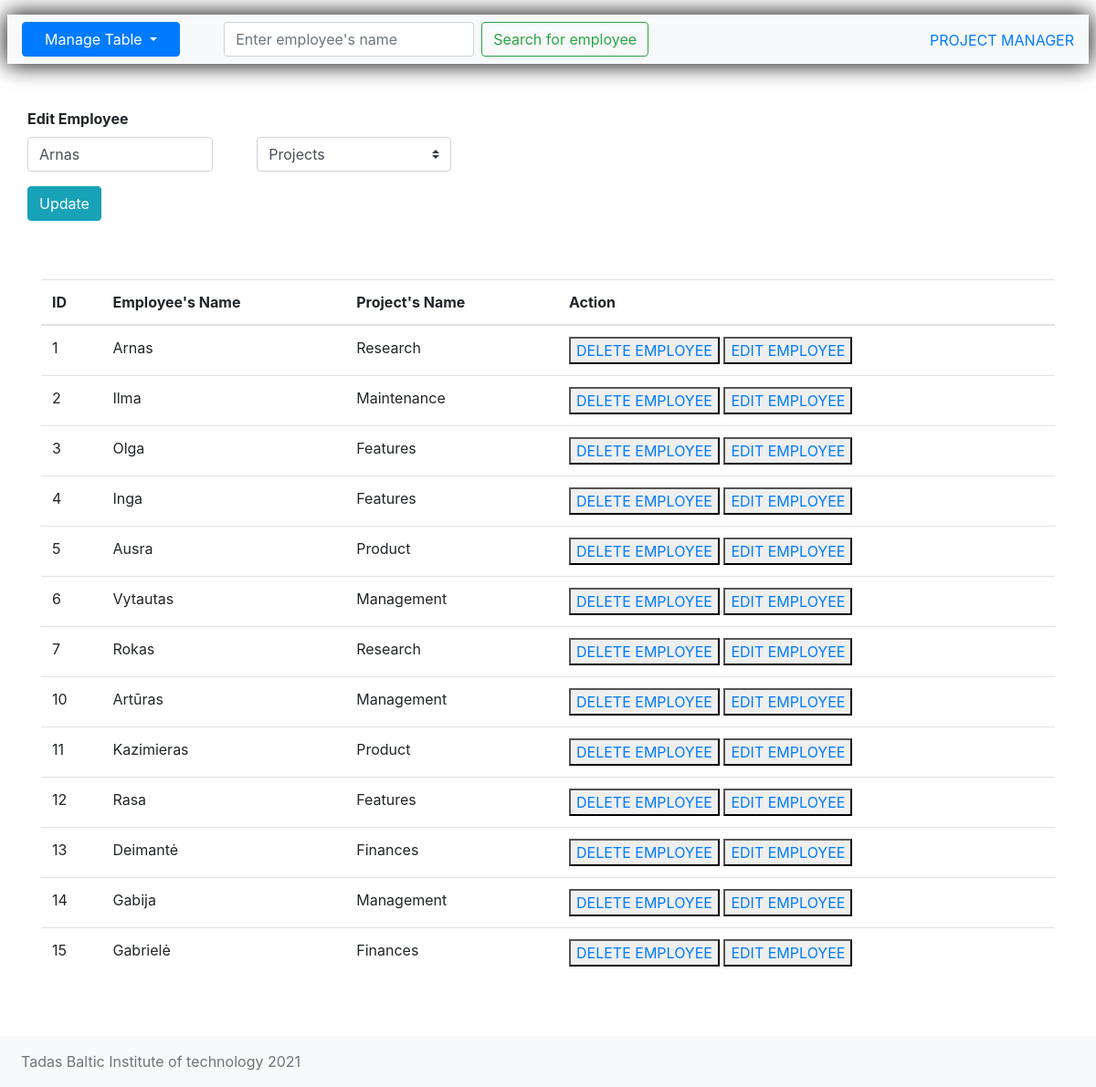
Screenshot of /?path=employees&edit=1 with the database file from the repository.
### tables this page shows
CREATE TABLE `employees` (
  `id` int(11) NOT NULL AUTO_INCREMENT,
  `name` varchar(50) DEFAULT NULL,
  `project_id` int(20) DEFAULT NULL,
  PRIMARY KEY (`id`),
  KEY `project_id_id1` (`project_id`),
  CONSTRAINT `project_id` FOREIGN KEY (`project_id`) REFERENCES `projects` (`id`) ON DELETE SET NULL
);

### app/edit.php (called while the page is built, shortened)
<?php
if (isset($_GET['edit'])) {
    $id = $_GET['edit'];
    $update = true;
    $result = $conn->query("SELECT * FROM " . $table_name . " WHERE " . $table_name . ".id=$id") or die($conn->error);
    if (count(array($result))==1){
        $row = $result->fetch_array();
        $first_en = $row['name'];
    }
}

### app/selection.php (called while the page is built, shortened)
<?php
$table_name = 'employees';
$sql =
    "SELECT "
    . $table_name . ".id, "
    . $table_name . ".name, GROUP_CONCAT(" . ($table_name === 'projects' ? 'employees' : 'projects') . ".name SEPARATOR '; ')" .
    " FROM " . $table_name .
    " LEFT JOIN " . ($table_name === 'projects' ? 'employees' : 'projects') .
    " ON " . ($table_name === 'projects' ? 'employees.project_id = projects.id' : 'employees.project_id = projects.id') .
    " GROUP BY " . $table_name . ".id";

### app/search.php (called while the page is built)
<?php
if (isset($_POST['search1'])) {
    if ($_GET['path'] == 'employees' || $_GET['path'] == "") {
        $search_term = $conn->real_escape_string($_POST['search_box']);
        $sql_search = "SELECT employees.id, employees.name, projects.name FROM employees LEFT JOIN projects ON employees.project_id = projects.id WHERE employees.name LIKE '%$search_term%'";
        $stmt = $conn->prepare($sql_search);
        $stmt->bind_result($id, $first_en, $second_en);
    } else {
        $search_term = $conn->real_escape_string($_POST['search_box']);
        $sql_search = "SELECT projects.id, projects.name, employees.name FROM projects LEFT JOIN employees ON employees.project_id = projects.id WHERE projects.name LIKE '%$search_term%'";
        $stmt = $conn->prepare($sql_search);
        $stmt->bind_result($id, $first_en, $second_en);
    }
} else {
    $stmt = $conn->prepare($sql);
    $stmt->bind_result($id, $first_en, $second_en);
}

### index.php (the view, shortened to what this page needs)
<?php
include 'database/database.php';
include 'app/selection.php';
include 'app/delete.php';
include 'app/search.php';
include 'app/edit.php';
include 'app/update.php';
?>
<!DOCTYPE html>
<html lang="en">
<head>
    <link rel="stylesheet" href="resources/css/style.css">
    <link rel="stylesheet" href="https://maxcdn.bootstrapcdn.com/bootstrap/4.0.0/css/bootstrap.min.css">
</head>
<body>
    <header>
        <div class="shadow-container mr-2 ml-2">
            <div class="body-content">
                <nav class="navbar navbar-expand-lg navbar-light bg-light mt-3 ">
                    <div class="collapse navbar-collapse " id="navbarSupportedContent">
                        <div>
                            <div class="dropdown mr-5 ">
                                <button class="btn btn-primary dropdown-toggle pr-4 pl-4" type="button" data-toggle="dropdown">Manage Table
                                    <span class="caret"></span></button>
                            </div>
                        </div>
                        <form class="form-inline my-2 my-lg-0" action="" method="post" name="search_form">
                            <input class="form-control mr-sm-2" type="text" name="search_box" value="" placeholder="<?php echo ($_GET['path'] === 'projects' ?  "Enter project's name" : "Enter employee's name"); ?>">
                            <button class="btn btn-outline-success my-2 my-sm-0" type="submit" name="search1" value="Search">
                                <?php echo ($_GET['path'] === 'projects' ?  "Search for project" : "Search for employee"); ?></button>
                        </form>
                    </div>
                    <div class="float-end align-middle"><span class="align-middle text-primary ">PROJECT MANAGER</span></div>
                </nav>
            </div>
        </div>
    </header>
    <main>
        <div class="container mt-5">
            <div class="row justify-content-left">
                <form action="<?php ($_SERVER['REQUEST_URI']); ?>" method="post">
                    <?php if ($_GET['path'] == "employees" || $_GET['path'] == "") : ?>
                        <div class="form-group">
                            <label for="name"><?php echo (($update == true) ? ("<strong>Edit Employee</strong>") : ("<strong>Add Employee</strong>")); ?></label>
                            <div class="form-group d-flex">
                                <input type="text" class="form-control" name="name" value="<?php echo ($update == true ? $first_en : ""); ?>" placeholder="Enter employee's name">
                                <?php
                                if ($update) {
                                    echo ("<select class='ml-5 custom-select' name='select_name'>");
                                    echo ("<option value=''selected disabled>Projects</option>");
                                    echo ("</select>");
                                }
                                ?>
                            </div>
                        </div>
                    <?php endif; ?>
                    <div class="form-group">
                        <?php if ($update == true) : ?>
                            <button class="btn btn-info" type="submit" name="update">Update</button>
                        <?php else : ?>
                            <button class="btn btn-primary" type="submit" name="save">Save</button>
                        <?php endif; ?>
                    </div>
                </form>
            </div>
        </div>
        <?php
        print('<div class="container mt-5"><table class="table"><thead><tr><th>ID</th><th>' . ($_GET['path'] === 'projects' ?  "Project's Name" : "Employee's Name") . '</th><th>' . ($_GET['path'] === 'projects' ?  "Employee's Name" : "Project's Name") . '</th><th>Action</th>');
        $stmt->execute();
        $stmt->store_result();
        $count = $stmt->num_rows;
        if ($count > 0) {
            while ($stmt->fetch()) {
                echo "<tr>
                    <td>" . $id . "</td>
                    <td>" . $first_en . "</td>
                    <td>" . $second_en . "</td>
                    <td>
                        <button><a href=\"?path=" . $table_name . "&delete=$id\">" . ($_GET['path'] === 'projects' ?  "DELETE PROJECT" : "DELETE EMPLOYEE") . "</a></button>
                        <button><a href=\"?path=" . $table_name . "&edit=$id\">" . ($_GET['path'] === 'projects' ?  "EDIT PROJECT" : "EDIT EMPLOYEE") . "</a></button>
                    </td>
                </tr>";
            }
            print('</table>');
            print('<br />');
            print('<br />');
        } else {
            echo ("<tr>
        <td>No data found</td></tr>");
            print('</table>');
        }
        ?>
    </main>
    <footer class="footer mt-auto py-3 bg-light">
        <div class="container mr-2 ml-2">
            <span class="text-muted">Tadas Baltic Institute of technology 2021</span>
        </div>
    </footer>
</body>
</html>

### resources/css/style.css (style rules this page uses)
.shadow-container { box-shadow: 0 0 25px hsla(0, 0%, 0%, 0.60); }
.body-content { background-color: white; box-shadow: 0 0 25px hsla(0, 0%, 0%, 0.60); padding: 0; text-align: center; }
.navbar { margin: 0 !important; border-bottom: 0 !important; }

### rows the page displays
employees: name "Arnas", id "1", second_en "Research"
employees: id "2", name "Ilma", second_en "Maintenance"
employees: id "3", name "Olga", second_en "Features"
employees: id "4", name "Inga", second_en "Features"
employees: id "5", name "Ausra", second_en "Product"
employees: id "6", name "Vytautas", second_en "Management"
employees: id "7", name "Rokas", second_en "Research"
employees: id "10", name "Artūras", second_en "Management"
employees: id "11", name "Kazimieras", second_en "Product"
employees: id "12", name "Rasa", second_en "Features"
employees: id "13", name "Deimantė", second_en "Finances"
employees: id "14", name "Gabija", second_en "Management"
employees: id "15", name "Gabrielė", second_en "Finances"
